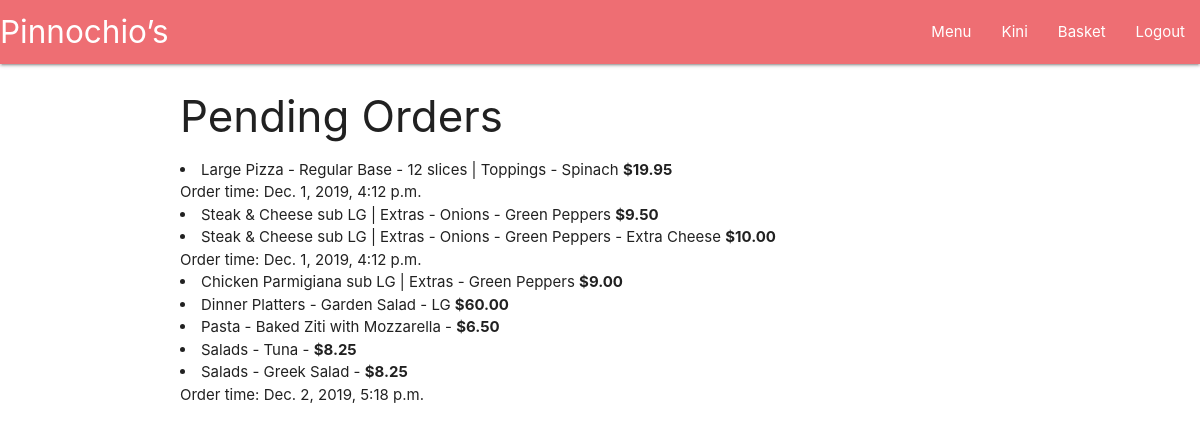
Screenshot of /orders/ (signed in) with the database file from the repository.
### orders/models.py (models this page shows, shortened)
class Order(models.Model):
	STATUS_CHOICES = [('P', 'Pending'), ('C', 'Complete')]
	user = models.ForeignKey(settings.AUTH_USER_MODEL, on_delete=models.CASCADE, related_name="order")
	order = models.TextField()
	time = models.DateTimeField(auto_now_add=True)
	status = models.CharField(max_length=1, choices=STATUS_CHOICES, default='P')

### orders/views.py (the view)
# urls.py: path("orders/", views.orders_view, name="orders"),
@login_required(login_url='/login/')
def orders_view(request):
    if request.method == "POST":
        order = Order.objects.create(user_id=request.user.id, order=request.POST["order"])
        return render(request, "orders/orders.html", {'order': order})
    if request.method == "GET":
        orders = request.user.order.all()
        return render(request, "orders/orders.html", {'pending': orders.filter(status='P'), 'complete': orders.filter(status='C')})

### orders/templates/orders/orders.html (shortened to what this page needs)
{% extends "orders/layout.html" %}
{% block scripts %}
{% load static %}
{% endblock %}
{% block body %}
{% if pending %}
<h3>Pending Orders</h3>
	{% for item in pending %}
		{{item.order|safe}}
		Order time: {{item.time}}
	{% endfor %}
{% endif %}
{% endblock %}

### orders/templates/orders/includes/navbaritems.html (shortened to what this page needs)
<li><a href="/menu">Menu</a></li>
{% if user.is_superuser %}
	 <li><a href="/kitchen">Kitchen</a></li>
     <li><a href="/logout">Logout</a></li>
{% elif user.is_authenticated %}
	 <li><a href="/orders">{{ user.username|title }}</a></li>
     <li><a id="basket" href=#>Basket</a></li>
     <li><a href="/logout">Logout</a></li>
{% else %}
    <li><a href="/login">Login</a></li>
    <li><a href="/register">Register</a></li>
{% endif %}

### rows the page displays
Order: order "Large Pizza - Regular Base - 12 slices | Toppings - Spinach $19.95", time "Dec. 1, 2019, 4:12 p.m."
Order: order "Steak & Cheese sub LG | Extras - Onions - Green Peppers $9.50 Steak & Cheese sub LG | Extras - Onions - Green Peppers - Extra Cheese $10.00", time "Dec. 1, 2019, 4:12 p.m."
Order: order "Chicken Parmigiana sub LG | Extras - Green Peppers $9.00 Dinner Platters - Garden Salad - LG $60.00 Pasta - Baked Ziti with Mozzarella - $6.50 Salads - Tuna - $8.25 Salads - Greek Salad - $8.25", time "Dec. 2, 2019, 5:18 p.m."

### other values shown
{{ user.username|title }} "Kini"
